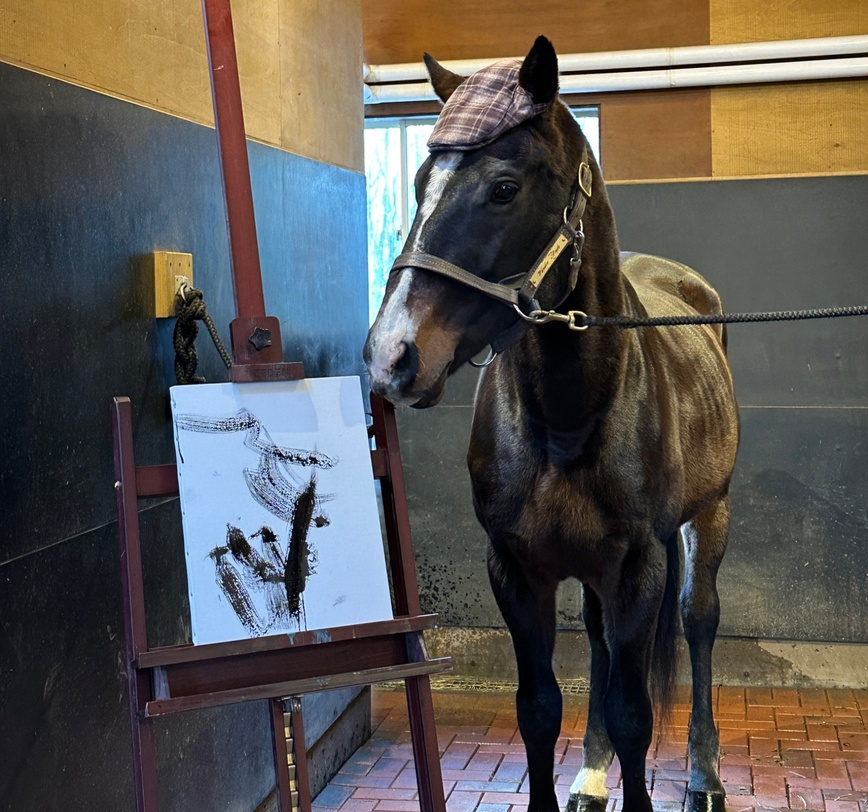
#> input picture c2/wonderacute.jpg, 868 x 812 px, shrunk from 1536 x 1437 before the run
$ jupyter execute c2-53.ipynb
#> lines starting #> are read from the running program, lines starting #| are printed output that depends on the picture
[cell 1]
import matplotlib.pyplot as plt
import numpy as np
import cv2

h = np.array([1, -2, 1], dtype=np.float32)
print("Impulse response h[n]:", h)
print("This represents: h[-1]=1, h[0]=-2, h[1]=1")

[cell 2]
#theo hàng
img = cv2.imread('wonderacute.jpg', cv2.IMREAD_GRAYSCALE)
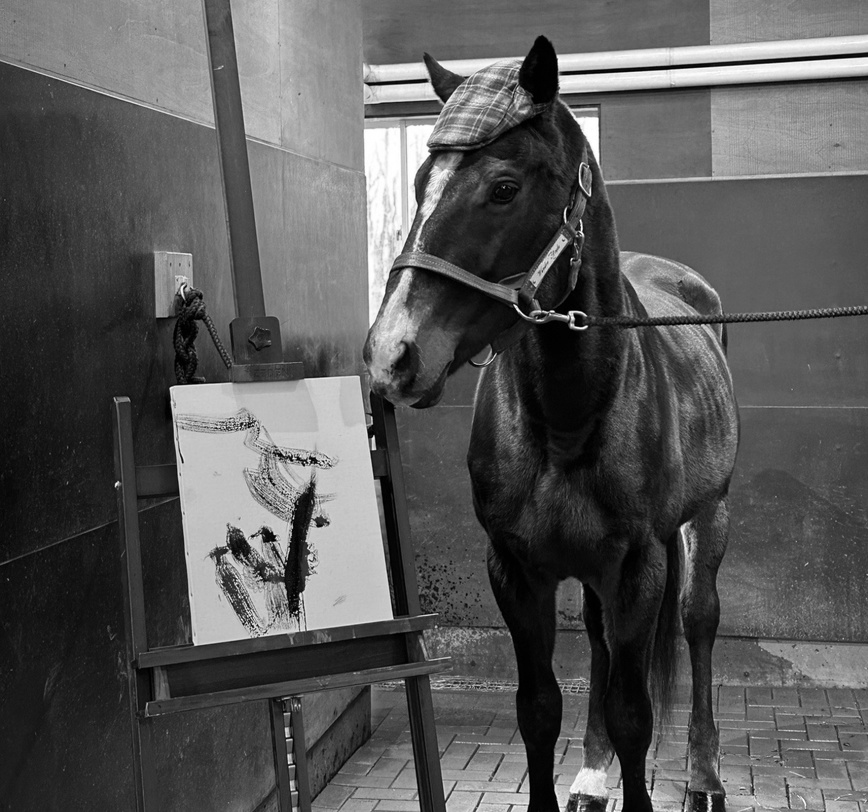
#> img: shape (812, 868); min 0, max 255, mean 87.8

if img is not None:
    print(f"Image loaded successfully with shape: {img.shape}")
#| Image loaded successfully with shape: (812, 868)

    h_row = h.reshape(1, 3)
    img_row_edges = cv2.filter2D(img, -1, h_row)
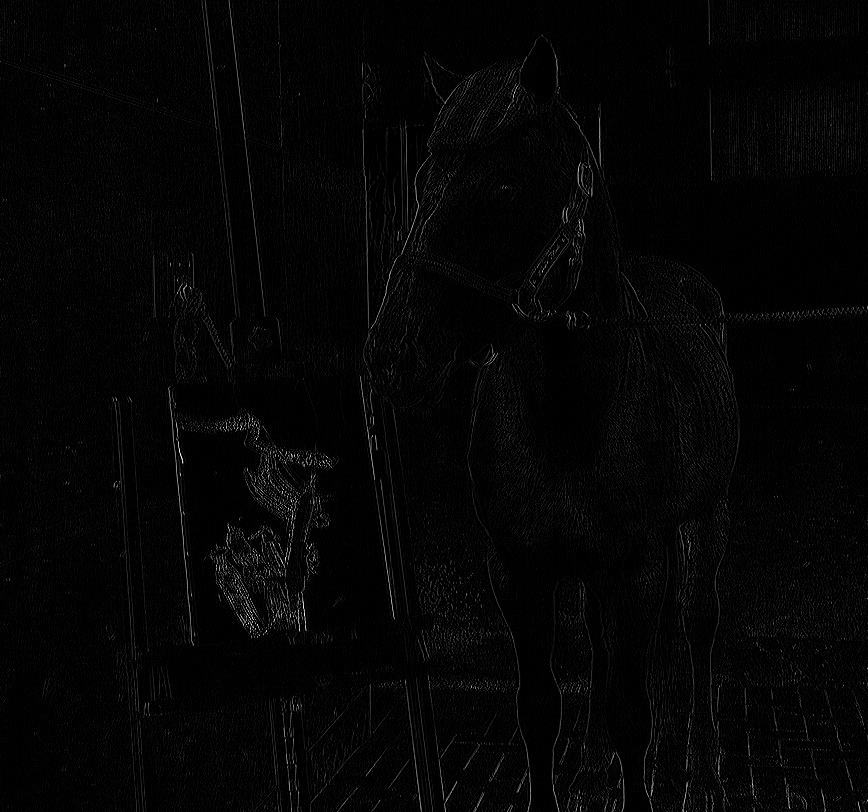
#> img_row_edges: shape (812, 868); min 0, max 255, mean 4.7

    plt.figure(figsize=(15, 5))

    plt.subplot(1, 3, 1)
    plt.imshow(img, cmap='gray')
    plt.title('Ảnh gốc')
    plt.axis('off')

    plt.subplot(1, 3, 2)
    plt.imshow(img_row_edges, cmap='gray')
    plt.title('Xử lý theo hàng (Raw)')
    plt.axis('off')

    plt.subplot(1, 3, 3)
    plt.imshow(np.abs(img_row_edges), cmap='gray')
    plt.title('Xử lý theo hàng (Absolute)')
    plt.axis('off')

    plt.tight_layout()
    plt.show()
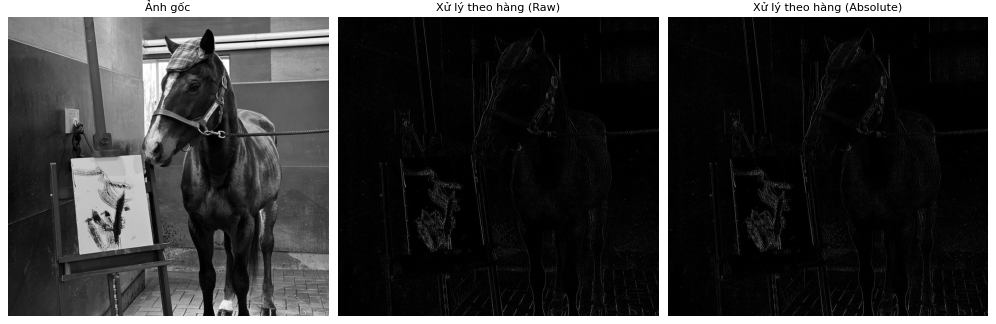
#> figure drawn by matplotlib, 3 panels
else:
    print("Ảnh?")

[cell 3]
#theo cột
if img is not None:
    h_col = h.reshape(3, 1)
    img_col_edges = cv2.filter2D(img, -1, h_col)
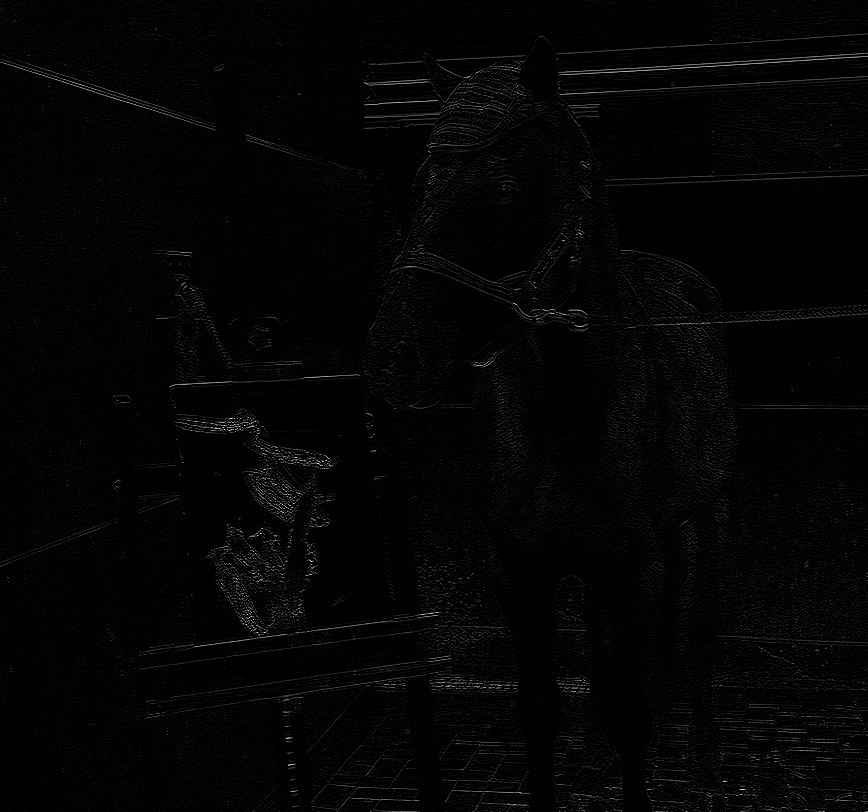
#> img_col_edges: shape (812, 868); min 0, max 255, mean 4.3

    plt.figure(figsize=(15, 5))

    plt.subplot(1, 3, 1)
    plt.imshow(img, cmap='gray')
    plt.title('Ảnh gốc')
    plt.axis('off')

    plt.subplot(1, 3, 2)
    plt.imshow(img_col_edges, cmap='gray')
    plt.title('Xử lý theo cột (Raw)')
    plt.axis('off')

    plt.subplot(1, 3, 3)
    plt.imshow(np.abs(img_col_edges), cmap='gray')
    plt.title('Xử lý theo cột (Absolute)')
    plt.axis('off')

    plt.tight_layout()
    plt.show()
else:
    print("Ảnh?")

[cell 4]
#ssanh
if img is not None:
    img_combined = np.sqrt(img_row_edges**2 + img_col_edges**2)
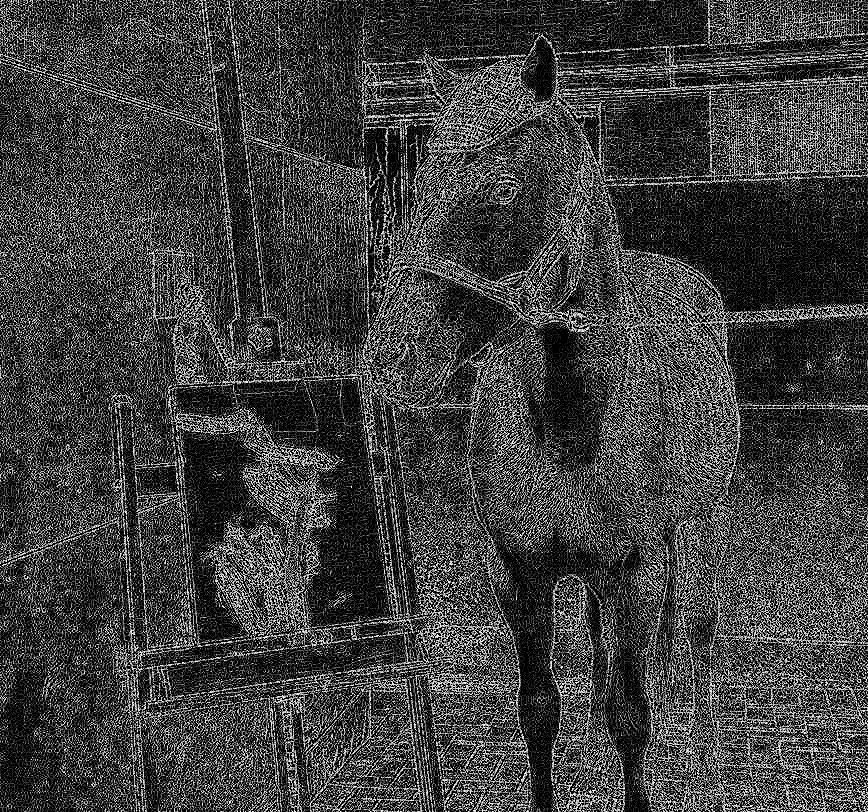
#> img_combined: shape (812, 868) float16; min 0, max 15.91, mean 3.99; drawn with min black and max white

    plt.figure(figsize=(20, 10))

    plt.subplot(2, 3, 1)
    plt.imshow(img, cmap='gray')
    plt.title('Ảnh gốc', fontsize=14)
    plt.axis('off')

    plt.subplot(2, 3, 2)
    plt.imshow(img_row_edges, cmap='gray')
    plt.title('Theo hàng (Raw) - Phát hiện cạnh dọc', fontsize=14)
    plt.axis('off')

    plt.subplot(2, 3, 3)
    plt.imshow(np.abs(img_row_edges), cmap='gray')
    plt.title('Theo hàng (Absolute) - Phát hiện cạnh dọc', fontsize=14)
    plt.axis('off')

    plt.subplot(2, 3, 5)
    plt.imshow(img_col_edges, cmap='gray')
    plt.title('Theo cột (Raw) - Phát hiện cạnh ngang', fontsize=14)
    plt.axis('off')

    plt.subplot(2, 3, 6)
    plt.imshow(np.abs(img_col_edges), cmap='gray')
    plt.title('Theo cột (Absolute) - Phát hiện cạnh ngang', fontsize=14)
    plt.axis('off')

    plt.tight_layout()
    plt.show()

    # Show combined edge detection
    plt.figure(figsize=(10, 5))
    plt.imshow(img_combined, cmap='gray')
    plt.title('Kết hợp cả hai hướng (Magnitude)', fontsize=14)
    plt.axis('off')
    plt.tight_layout()
    plt.show()
else:
    print("Ảnh?")
